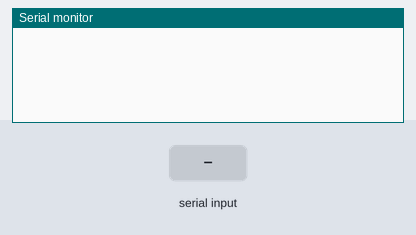
Recording of a sketch running on a simulated Arduino Uno, built with avr-gcc and run on an emulated ATmega328P. Parts: the last lines printed to the serial monitor. The test bench sets the inputs (shaded band).

Above: at 1.2 s.
1.3 s: "1" received over Serial
At 2.4 s:
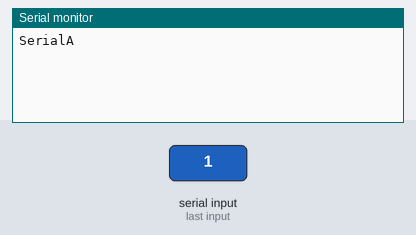
2.8 s: "1" received over the second serial link
At 3.9 s:
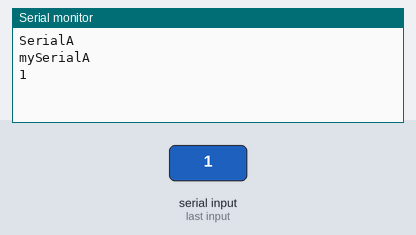
4.3 s: "0" received over the second serial link
At 5.0 s:
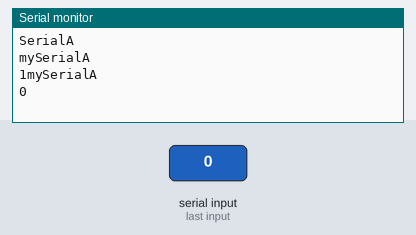

The sketch:

gsm_at_test.ino
```cpp
#include <SoftwareSerial.h>

SoftwareSerial mySerial(2, 3); // RX, TX


void setup() {
  // put your setup code here, to run once:
  Serial.begin(9600);
  mySerial.begin(9600);
}

void loop() {
  // put your main code here, to run repeatedly:
  if (mySerial.available()) {
    Serial.println("mySerialA");
    Serial.write(mySerial.read());
  }
  if (Serial.available()) {
    Serial.println("SerialA");
    mySerial.write(Serial.read());
  }
}
```

Measured:
- after the input at 1.3 s, the serial monitor: prints a new line at once (image 1)
- after the input at 2.8 s, the serial monitor: prints a new line at once (image 2)
- after the input at 4.3 s, the serial monitor: prints a new line at once (image 3)
